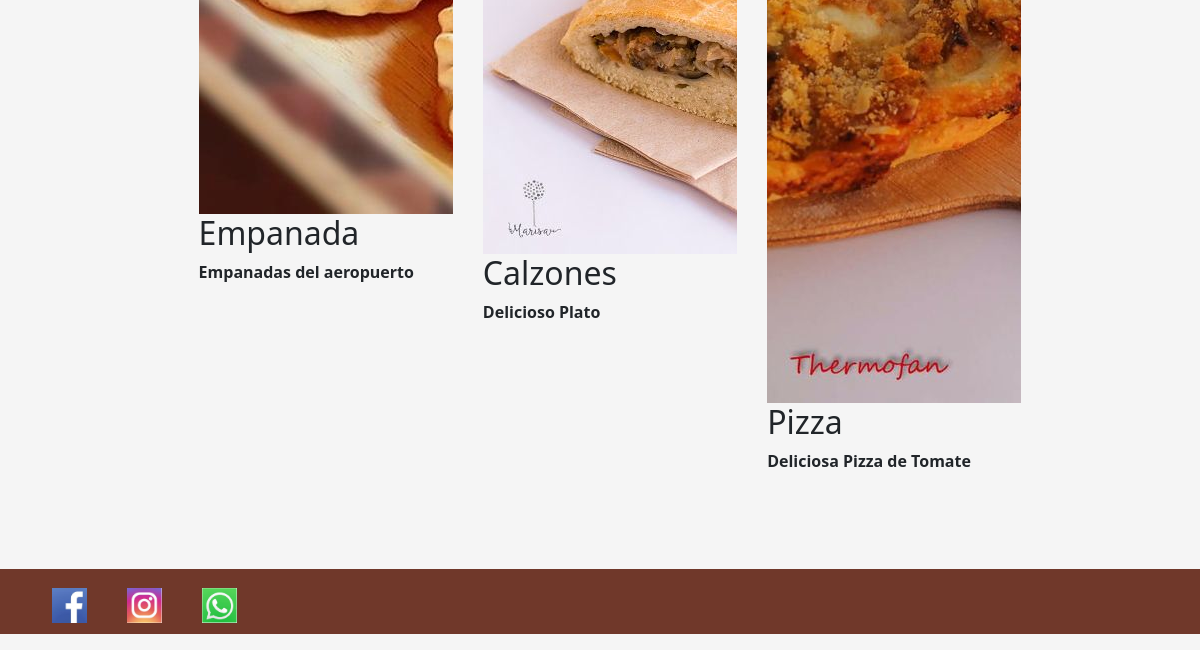
Before: / (lower part) with the older database file.
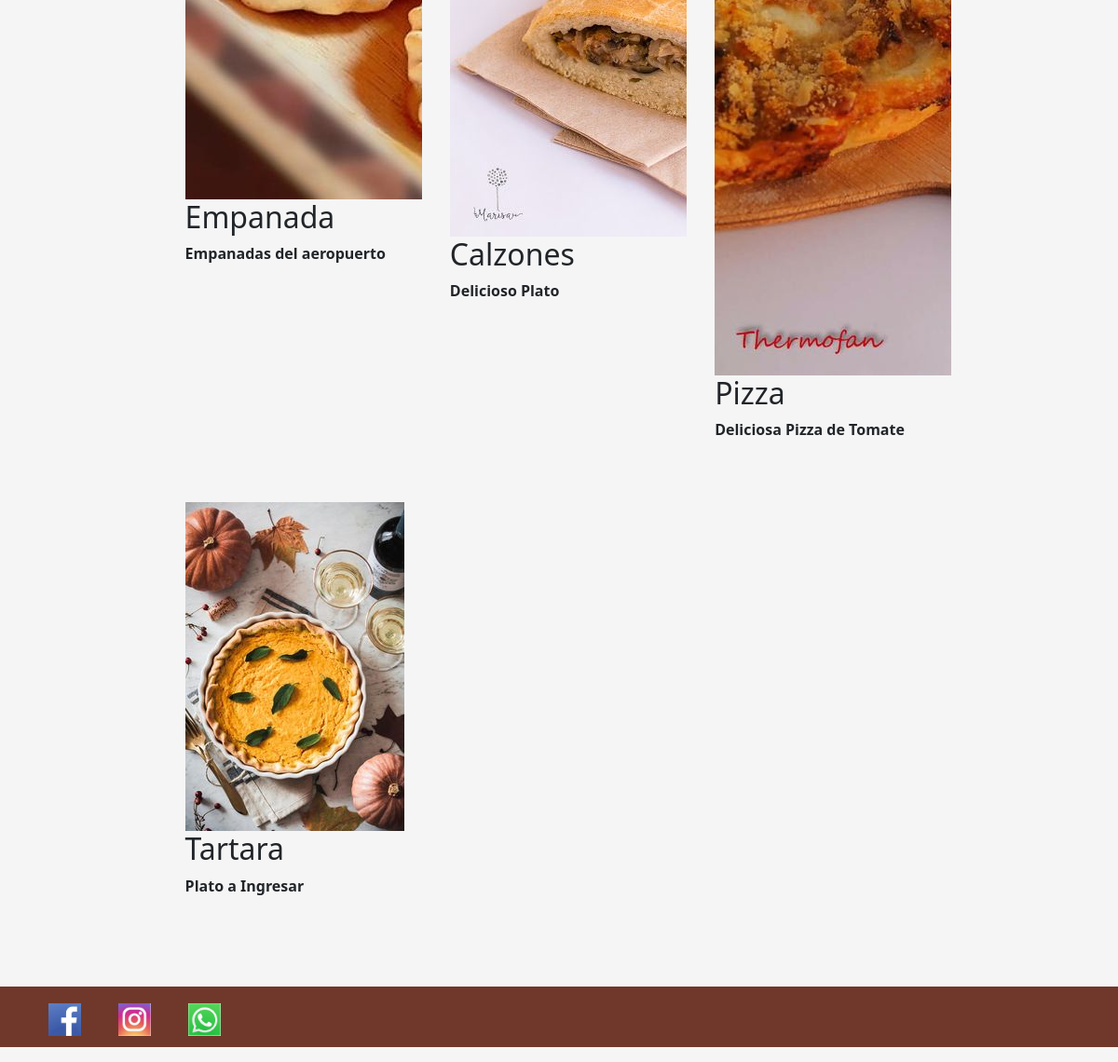
After: the same page with the newer database file.
### panaderia/models.py (models this page shows)
class Platos(db.Model):
    __tablename__ = 'platos'
    idproducto = db.Column(db.Integer, primary_key=True)
    nombreplato = db.Column(db.String(510), nullable=True)
    precioplato = db.Column(db.Integer, nullable=True)
    descripcionplato = db.Column(db.String(200))
    nombreimagenplato = db.Column(db.String(200), nullable=False)

### panaderia/views.py (the view)
@app.route('/')
def index():
    platos = Platos.query.all()
    return render_template('/index.html', platos=platos)

### panaderia/templates/Index.html (shortened to what this page needs)
{% extends './layout.html' %} {% block title %} Inicio {% endblock %} {% block body %}
    <div class="contenedor">
    {%for plato in platos%}
        <div class="imagenes-inicio">
            <div class="imagen">
                <img src="./static/uploads/{{ plato.nombreimagenplato }}" alt="">
            </div>
            <div class="info">
                <h2>{{plato.nombreplato}}</h2>
                <p>{{plato.descripcionplato}}</p>
            </div>
        </div>
    {% endfor %}
</main>
{% endblock %}

Changed rows visible on the page:
added Platos: nombreimagenplato (picture), nombreplato "Tartara", descripcionplato "Plato a Ingresar"
